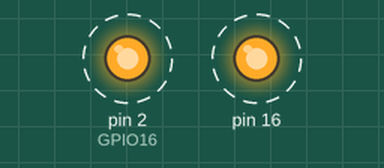
The sketch below on a simulated Arduino Uno, built with avr-gcc and run on an emulated ATmega328P. Shown: output pins drawn as LEDs (lit = HIGH). Dashed ring = blinking.

Above: at 0.5 s.
Timing chart, 0 to 4.6 s (numbered marks = the images above):
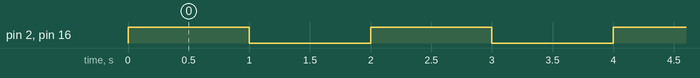

Measured:
- by itself, pin 2 (GPIO16), pin 16: alternates HIGH for 1.0 s and LOW for 1.0 s

The sketch:

2_Blink_Led.ino
```cpp
void setup() {
  // put your setup code here, to run once:
  pinMode(2,OUTPUT);//GPIO16
  pinMode(16,OUTPUT);
}

void loop() {
  // put your main code here, to run repeatedly:
  digitalWrite(2,HIGH);
  digitalWrite(16,HIGH);
 delay(1000);
  digitalWrite(2,LOW);
   digitalWrite(16,LOW);
  delay(1000);
  }
```
